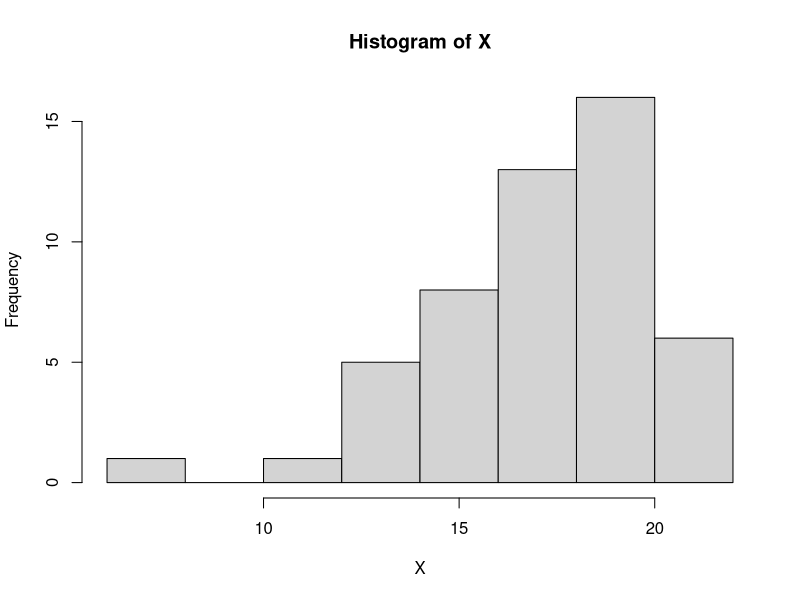
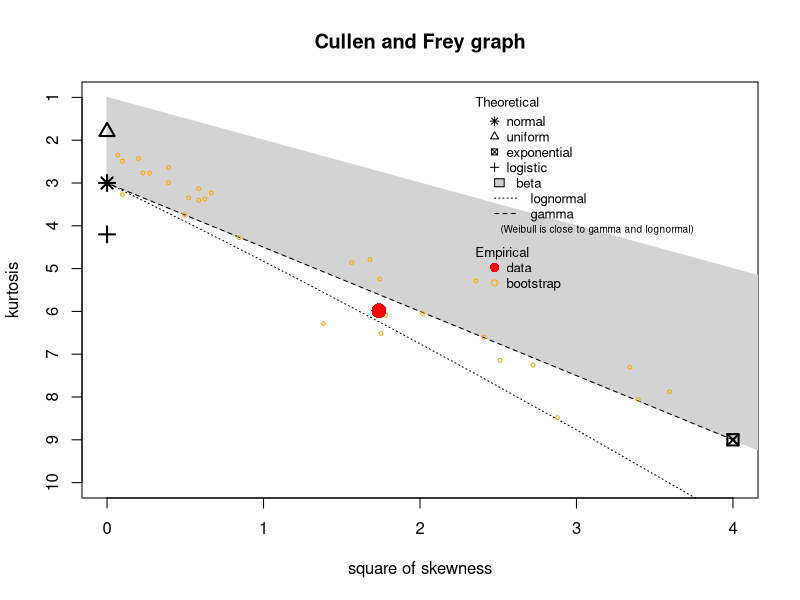
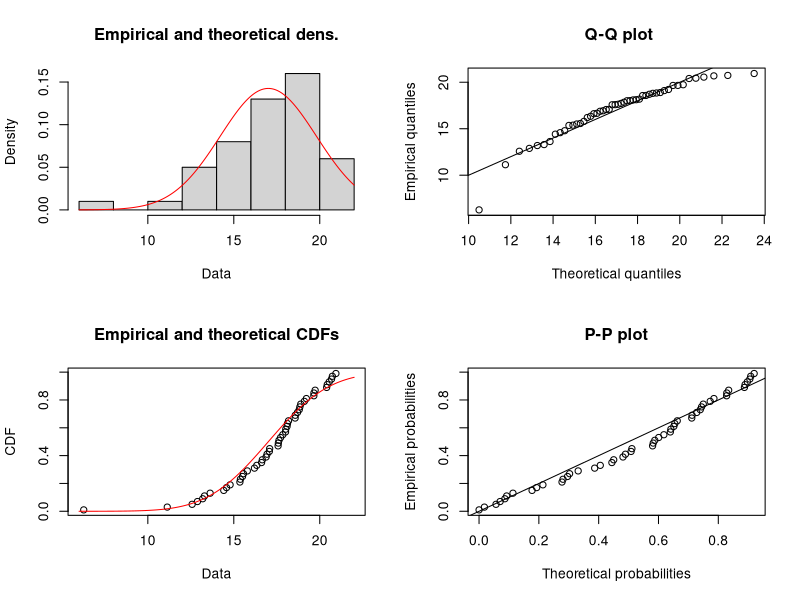
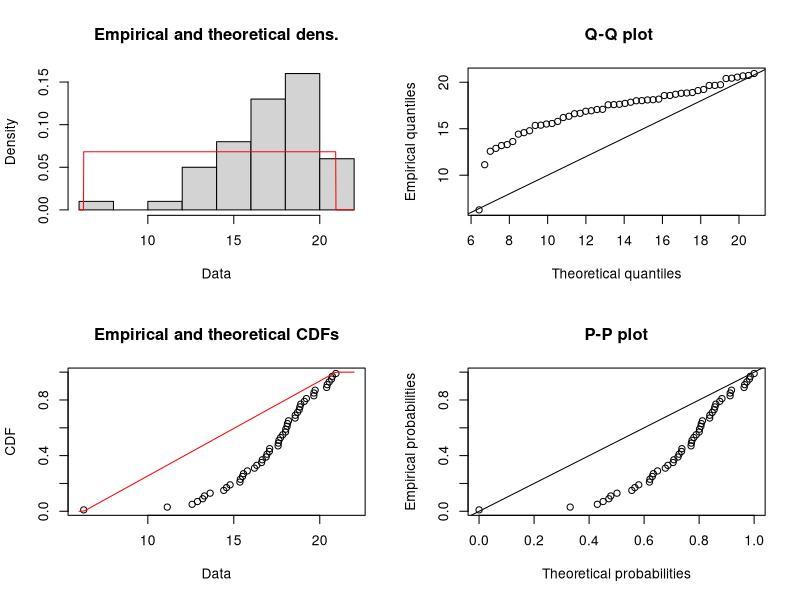

Source code (R) for these figures, in order: (Note: this script raises an error after producing the figures.)
## ---- chunk 1
library(fitdistrplus)
## ---- chunk 2
X <- rnorm(50, mean = 17, sd = 3)
## ---- chunk 3
hist(X)
## ---- chunk 4
descdist(X, boot = 30)
## ---- chunk 5
FDN <- fitdist(X, "norm")
## ---- chunk 6
FDU <- fitdist(X, "unif")
## ---- chunk 7
plot(FDN)
## ---- chunk 8
plot(FDU)
## ---- chunk 9
library(fitdistrplus)
## ---- chunk 10
descdist(encuesta$Salary, boot = 10)
## ---- chunk 11
FDG <- fitdist(encuesta$Salary, "gamma", start = list(shape = 1, scale = 2))
## ---- chunk 12
plot(FDG, pch = ".", col = "blue")
## ---- chunk 13
hist(encuesta$Salary, prob = TRUE)
Xs <- seq(0, 280000, by = 10)
lines(Xs, dgamma(Xs, shape = 1.847037, scale = 41656.428380), col = "red")
## ---- chunk 14
library()
## ---- chunk 15
segmento <- encuesta %>% filter( Salary >= 3600  & Salary <= 250000) 

segmento
## ---- chunk 16
hist(segmento$Salary)
## ---- chunk 17

FDG <- fitdist(encuesta$Salary, "gamma", start = list(shape = 1, scale = 2))
